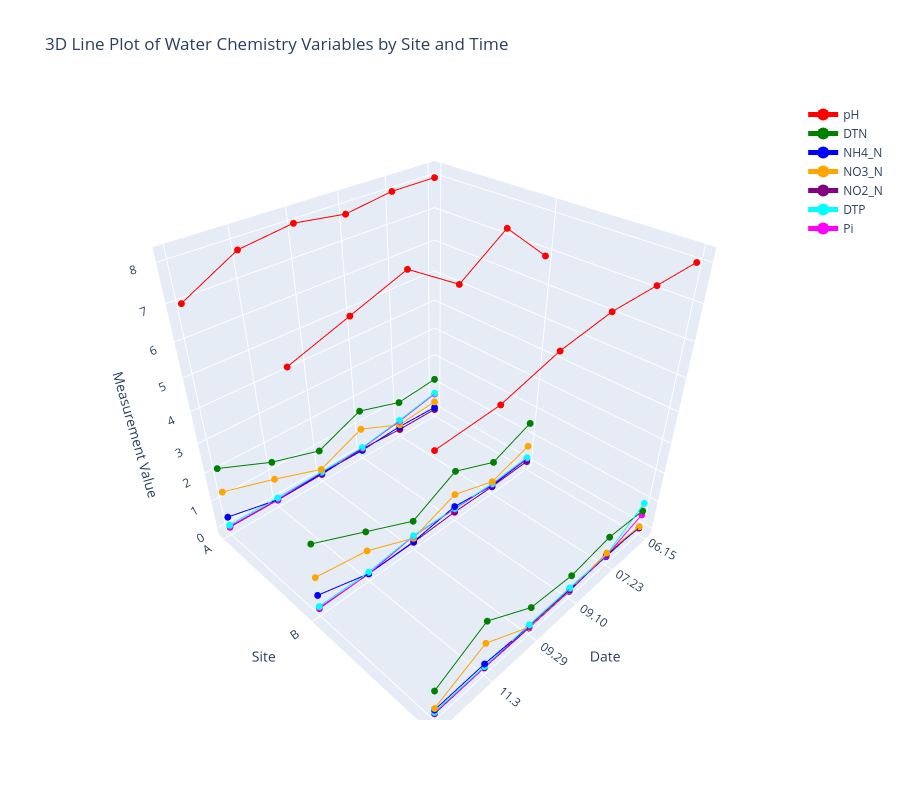

The notebook cell this image was saved under:
### Code cell
import pandas as pd
import plotly.graph_objects as go

# Sample Data
df = pd.DataFrame({
    'Date': ['06.15', '06.15', '06.15', '07.23', '07.23', '07.23',
             '09.10', '09.10', '09.10', '09.29', '09.29', '09.29',
             '11.3', '11.3', '11.3', '12.4', '12.4', '12.4'],
    'Site': ['A', 'B', 'C'] * 6,
    'pH': [8.0, 6.9, 8.0, 8.0, 8.1, 8.0, 7.8, 7.2, 8.0, 8.0, 8.1, 7.8, 7.8, 7.6, 7.4, 7.0, 7.1, 7.3],
    'DTN': [1.2535, 1.5372, 0.6511, 1.1070, 0.9696, 0.7874, 1.5795, 1.5885, 0.5851, 0.9392, 0.8116, 0.7493, 1.4395, 1.5446, 1.6728, 2.1611, 2.2785, 0.8297],
    'NH4_N': [0.1089, 0.1644, 0.0523, 0.1444, 0.0711, 0.0666, 0.0543, 0.2868, 0.0563, 0.0741, 0.0431, 0.0630, 0.0270, 0.0288, 0.1737, 0.4183, 0.5160, 0.1424],
    'NO3_N': [0.3434, 0.6693, 0.0548, 0.2170, 0.2294, 0.1994, 0.8916, 0.7421, 0.0297, 0.2228, 0.1754, 0.0314, 0.8149, 0.8713, 0.9171, 1.3390, 1.1494, 0.1988],
    'NO2_N': [0.0263, 0.0653, 0.0017, 0.0290, 0.0303, 0.1291, 0.1132, 0.0722, 0.0017, 0.0282, 0.0221, 0.0043, 0.0180, 0.0271, 0.0286, 0.0368, 0.0299, 0.0054],
    'DTP': [0.6996, 0.2239, 0.9319, 0.3969, 0.1518, 0.1271, 0.1704, 0.2181, 0.1327, 0.1250, 0.2720, 0.1264, 0.1034, 0.0903, 0.0785, 0.1142, 0.1023, 0.0651],
    'Pi': [0.670196, 0.190599, 0.504858, 0.363959, 0.126294, 0.088537, 0.144667, 0.190232, 0.101316, 0.109069, 0.257768, 0.088292, 0.040549, 0.021742, 0.027671, 0.063463, 0.055632, 0.038246]
})

# Convert Date to ordered numeric index
date_order = ['06.15', '07.23', '09.10', '09.29', '11.3', '12.4']
df['Date'] = pd.Categorical(df['Date'], categories=date_order, ordered=True)
df['DateIndex'] = df['Date'].cat.codes

# Convert Site to numeric index
site_map = {'A': 0, 'B': 1, 'C': 2}
df['SiteIndex'] = df['Site'].map(site_map)

# Variables to plot and colors
variables = ['pH', 'DTN', 'NH4_N', 'NO3_N', 'NO2_N', 'DTP', 'Pi']
colors = ['red', 'green', 'blue', 'orange', 'purple', 'cyan', 'magenta']

# Create plot
fig = go.Figure()

# Add traces for each variable and site (only show legend once per variable)
for var_idx, (var, color) in enumerate(zip(variables, colors)):
    for site_idx, site in enumerate(df['Site'].unique()):
        subset = df[df['Site'] == site]
        fig.add_trace(go.Scatter3d(
            x=subset['DateIndex'],
            y=[site_map[site]] * len(subset),
            z=subset[var],
            mode='lines+markers',
            name=var if site_idx == 0 else None,  # only label once per variable
            showlegend=(site_idx == 0),
            line=dict(color=color),
            marker=dict(size=4)
        ))

# Customize axes and layout
fig.update_layout(
    title="3D Line Plot of Water Chemistry Variables by Site and Time",
    scene=dict(
        xaxis=dict(title='Date', tickvals=list(range(len(date_order))), ticktext=date_order),
        yaxis=dict(title='Site', tickvals=[0, 1, 2], ticktext=['A', 'B', 'C']),
        zaxis=dict(title='Measurement Value')
    ),
    legend=dict(itemsizing='constant'),
    height=800
)

# Save and show
fig.write_html('metadata_NPplots.html')
fig.show()

### Figure 1 — Plotly figure (JSON) as saved in the notebook; plotly's stock layout.template omitted (floating-point values rounded to 4 significant figures)
{"data": [{"line": {"color": "red"}, "marker": {"size": 4}, "mode": "lines+markers", "name": "pH", "showlegend": true, "type": "scatter3d", "x": [0, 1, 2, 3, 4, 5], "y": [0, 0, 0, 0, 0, 0], "z": [8, 8, 7.8, 8, 7.8, 7]}, {"line": {"color": "red"}, "marker": {"size": 4}, "mode": "lines+markers", "showlegend": false, "type": "scatter3d", "x": [0, 1, 2, 3, 4, 5], "y": [1, 1, 1, 1, 1, 1], "z": [6.9, 8.1, 7.2, 8.1, 7.6, 7.1]}, {"line": {"color": "red"}, "marker": {"size": 4}, "mode": "lines+markers", "showlegend": false, "type": "scatter3d", "x": [0, 1, 2, 3, 4, 5], "y": [2, 2, 2, 2, 2, 2], "z": [8, 8, 8, 7.8, 7.4, 7.3]}, {"line": {"color": "green"}, "marker": {"size": 4}, "mode": "lines+markers", "name": "DTN", "showlegend": true, "type": "scatter3d", "x": [0, 1, 2, 3, 4, 5], "y": [0, 0, 0, 0, 0, 0], "z": [1.254, 1.107, 1.579, 0.9392, 1.44, 2.161]}, {"line": {"color": "green"}, "marker": {"size": 4}, "mode": "lines+markers", "showlegend": false, "type": "scatter3d", "x": [0, 1, 2, 3, 4, 5], "y": [1, 1, 1, 1, 1, 1], "z": [1.537, 0.9696, 1.589, 0.8116, 1.545, 2.279]}, {"line": {"color": "green"}, "marker": {"size": 4}, "mode": "lines+markers", "showlegend": false, "type": "scatter3d", "x": [0, 1, 2, 3, 4, 5], "y": [2, 2, 2, 2, 2, 2], "z": [0.6511, 0.7874, 0.5851, 0.7493, 1.673, 0.8297]}, {"line": {"color": "blue"}, "marker": {"size": 4}, "mode": "lines+markers", "name": "NH4_N", "showlegend": true, "type": "scatter3d", "x": [0, 1, 2, 3, 4, 5], "y": [0, 0, 0, 0, 0, 0], "z": [0.1089, 0.1444, 0.0543, 0.0741, 0.027, 0.4183]}, {"line": {"color": "blue"}, "marker": {"size": 4}, "mode": "lines+markers", "showlegend": false, "type": "scatter3d", "x": [0, 1, 2, 3, 4, 5], "y": [1, 1, 1, 1, 1, 1], "z": [0.1644, 0.0711, 0.2868, 0.0431, 0.0288, 0.516]}, {"line": {"color": "blue"}, "marker": {"size": 4}, "mode": "lines+markers", "showlegend": false, "type": "scatter3d", "x": [0, 1, 2, 3, 4, 5], "y": [2, 2, 2, 2, 2, 2], "z": [0.0523, 0.0666, 0.0563, 0.063, 0.1737, 0.1424]}, {"line": {"color": "orange"}, "marker": {"size": 4}, "mode": "lines+markers", "name": "NO3_N", "showlegend": true, "type": "scatter3d", "x": [0, 1, 2, 3, 4, 5], "y": [0, 0, 0, 0, 0, 0], "z": [0.3434, 0.217, 0.8916, 0.2228, 0.8149, 1.339]}, {"line": {"color": "orange"}, "marker": {"size": 4}, "mode": "lines+markers", "showlegend": false, "type": "scatter3d", "x": [0, 1, 2, 3, 4, 5], "y": [1, 1, 1, 1, 1, 1], "z": [0.6693, 0.2294, 0.7421, 0.1754, 0.8713, 1.149]}, {"line": {"color": "orange"}, "marker": {"size": 4}, "mode": "lines+markers", "showlegend": false, "type": "scatter3d", "x": [0, 1, 2, 3, 4, 5], "y": [2, 2, 2, 2, 2, 2], "z": [0.0548, 0.1994, 0.0297, 0.0314, 0.9171, 0.1988]}, {"line": {"color": "purple"}, "marker": {"size": 4}, "mode": "lines+markers", "name": "NO2_N", "showlegend": true, "type": "scatter3d", "x": [0, 1, 2, 3, 4, 5], "y": [0, 0, 0, 0, 0, 0], "z": [0.0263, 0.029, 0.1132, 0.0282, 0.018, 0.0368]}, {"line": {"color": "purple"}, "marker": {"size": 4}, "mode": "lines+markers", "showlegend": false, "type": "scatter3d", "x": [0, 1, 2, 3, 4, 5], "y": [1, 1, 1, 1, 1, 1], "z": [0.0653, 0.0303, 0.0722, 0.0221, 0.0271, 0.0299]}, {"line": {"color": "purple"}, "marker": {"size": 4}, "mode": "lines+markers", "showlegend": false, "type": "scatter3d", "x": [0, 1, 2, 3, 4, 5], "y": [2, 2, 2, 2, 2, 2], "z": [0.0017, 0.1291, 0.0017, 0.0043, 0.0286, 0.0054]}, {"line": {"color": "cyan"}, "marker": {"size": 4}, "mode": "lines+markers", "name": "DTP", "showlegend": true, "type": "scatter3d", "x": [0, 1, 2, 3, 4, 5], "y": [0, 0, 0, 0, 0, 0], "z": [0.6996, 0.3969, 0.1704, 0.125, 0.1034, 0.1142]}, {"line": {"color": "cyan"}, "marker": {"size": 4}, "mode": "lines+markers", "showlegend": false, "type": "scatter3d", "x": [0, 1, 2, 3, 4, 5], "y": [1, 1, 1, 1, 1, 1], "z": [0.2239, 0.1518, 0.2181, 0.272, 0.0903, 0.1023]}, {"line": {"color": "cyan"}, "marker": {"size": 4}, "mode": "lines+markers", "showlegend": false, "type": "scatter3d", "x": [0, 1, 2, 3, 4, 5], "y": [2, 2, 2, 2, 2, 2], "z": [0.9319, 0.1271, 0.1327, 0.1264, 0.0785, 0.0651]}, {"line": {"color": "magenta"}, "marker": {"size": 4}, "mode": "lines+markers", "name": "Pi", "showlegend": true, "type": "scatter3d", "x": [0, 1, 2, 3, 4, 5], "y": [0, 0, 0, 0, 0, 0], "z": [0.6702, 0.364, 0.1447, 0.1091, 0.04055, 0.06346]}, {"line": {"color": "magenta"}, "marker": {"size": 4}, "mode": "lines+markers", "showlegend": false, "type": "scatter3d", "x": [0, 1, 2, 3, 4, 5], "y": [1, 1, 1, 1, 1, 1], "z": [0.1906, 0.1263, 0.1902, 0.2578, 0.02174, 0.05563]}, {"line": {"color": "magenta"}, "marker": {"size": 4}, "mode": "lines+markers", "showlegend": false, "type": "scatter3d", "x": [0, 1, 2, 3, 4, 5], "y": [2, 2, 2, 2, 2, 2], "z": [0.5049, 0.08854, 0.1013, 0.08829, 0.02767, 0.03825]}], "layout": {"height": 800, "legend": {"itemsizing": "constant"}, "scene": {"xaxis": {"ticktext": ["06.15", "07.23", "09.10", "09.29", "11.3", "12.4"], "tickvals": [0, 1, 2, 3, 4, 5], "title": {"text": "Date"}}, "yaxis": {"ticktext": ["A", "B", "C"], "tickvals": [0, 1, 2], "title": {"text": "Site"}}, "zaxis": {"title": {"text": "Measurement Value"}}}, "title": {"text": "3D Line Plot of Water Chemistry Variables by Site and Time"}}}
